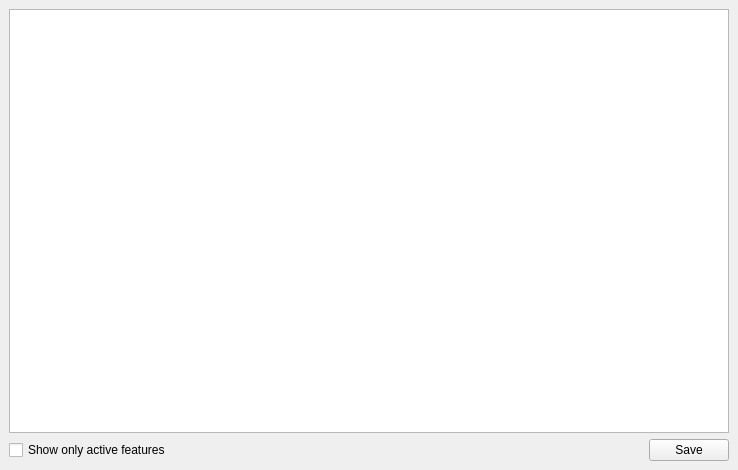
<?xml version="1.0" encoding="UTF-8"?>
<ui version="4.0">
 <class>StatsTableDlg</class>
 <widget class="QDockWidget" name="StatsTableDlg">
  <property name="geometry">
   <rect>
    <x>0</x>
    <y>0</y>
    <width>738</width>
    <height>470</height>
   </rect>
  </property>
  <property name="windowIcon">
   <iconset resource="../STAMP.qrc">
    <normaloff>:/icons/icons/table.png</normaloff>:/icons/icons/table.png</iconset>
  </property>
  <property name="floating">
   <bool>true</bool>
  </property>
  <property name="features">
   <set>QDockWidget::AllDockWidgetFeatures</set>
  </property>
  <property name="windowTitle">
   <string>Statistical summary</string>
  </property>
  <widget class="QWidget" name="dockWidgetContents">
   <layout class="QVBoxLayout" name="verticalLayout">
    <property name="margin">
     <number>9</number>
    </property>
    <item>
     <widget class="QTableView" name="tableStatisticalSummary">
      <property name="alternatingRowColors">
       <bool>true</bool>
      </property>
      <property name="showGrid">
       <bool>true</bool>
      </property>
      <property name="sortingEnabled">
       <bool>true</bool>
      </property>
     </widget>
    </item>
    <item>
     <layout class="QHBoxLayout" name="horizontalLayout">
      <item>
       <widget class="QCheckBox" name="chkShowActiveFeatures">
        <property name="text">
         <string>Show only active features</string>
        </property>
        <property name="checked">
         <bool>false</bool>
        </property>
       </widget>
      </item>
      <item>
       <spacer name="horizontalSpacer">
        <property name="orientation">
         <enum>Qt::Horizontal</enum>
        </property>
        <property name="sizeHint" stdset="0">
         <size>
          <width>40</width>
          <height>20</height>
         </size>
        </property>
       </spacer>
      </item>
      <item>
       <widget class="QPushButton" name="btnSave">
        <property name="text">
         <string>Save</string>
        </property>
       </widget>
      </item>
     </layout>
    </item>
   </layout>
  </widget>
 </widget>
 <resources>
  <include location="../STAMP.qrc"/>
 </resources>
 <connections/>
</ui>
